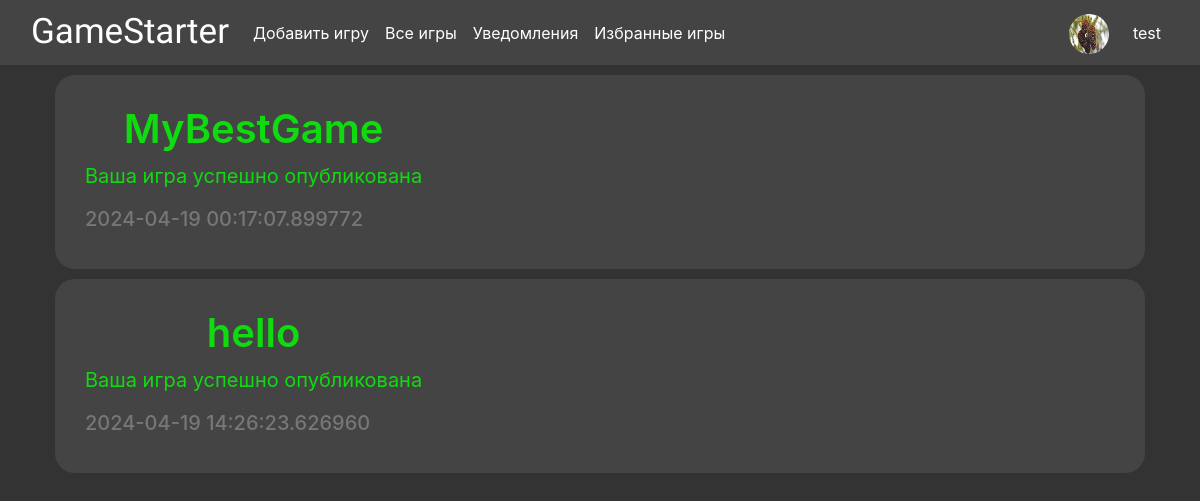
The app's page /notifications (signed in), older data.
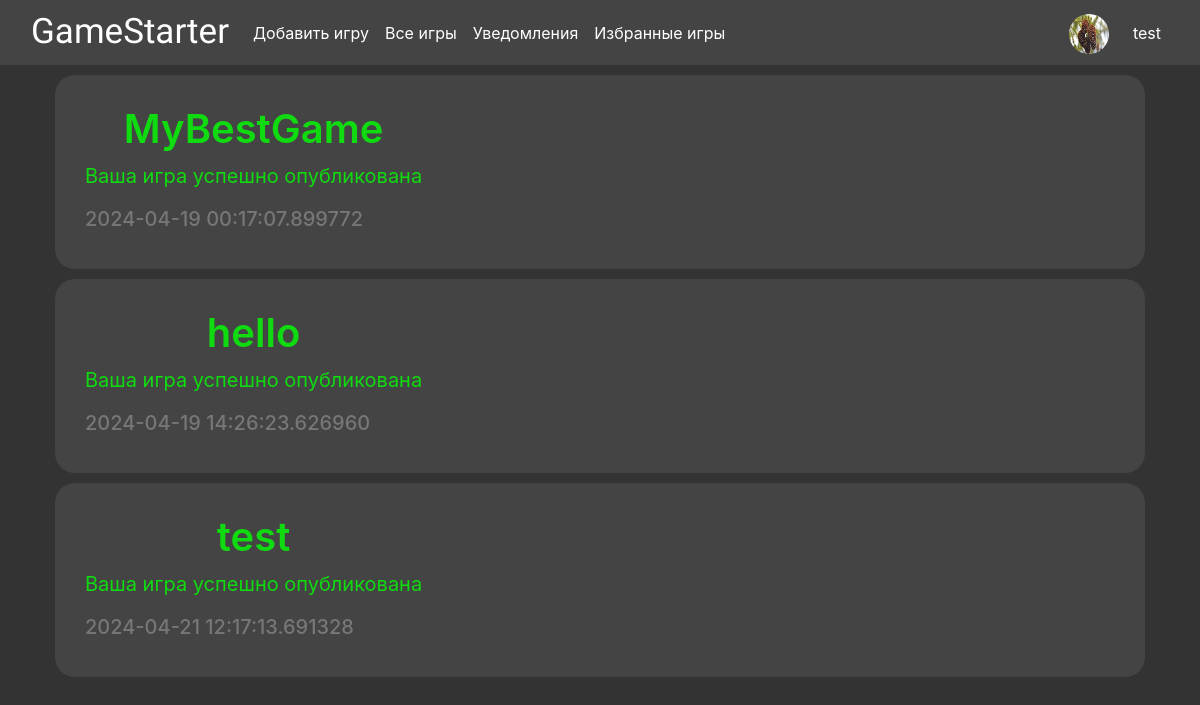
The same page, newer data.
### data/notifications.py (models this page shows)
class Notification(SqlAlchemyBase, SerializerMixin):
    __tablename__ = 'notifications'
    id = sqlalchemy.Column(sqlalchemy.Integer, primary_key=True, autoincrement=True)
    for_user = sqlalchemy.Column(sqlalchemy.Integer, sqlalchemy.ForeignKey('users.id'))
    game_name = sqlalchemy.Column(sqlalchemy.String, sqlalchemy.ForeignKey('games.name'))
    status_nice = sqlalchemy.Column(sqlalchemy.Boolean)
    created_date = sqlalchemy.Column(sqlalchemy.DateTime,
                                     default=datetime.now)
    user = orm.relationship('User')
    game = orm.relationship('Game')

### main.py (the view)
@app.route('/notifications')
def notifications():
    if not current_user.is_authenticated:
        return redirect('/preview')
    notifications = current_user.notifications
    notifications.sort(key=lambda x: x.created_date)
    return render_template('notifications.html', title='Уведомления', notifications=notifications)

### data/db_session.py (called while the page is built)
def create_session() -> Session:
    global __factory
    return __factory()

### main.py (called while the page is built)
@login_manager.user_loader
def load_user(user_id):
    db_sess = db_session.create_session()
    return db_sess.get(User, user_id)

### templates/notifications.html
{% extends "base.html" %}
{% block content %}
{% for notif in notifications %}
    <div class="content">
    <div class="notif-{% if notif.status_nice %}success{% else %}danger{% endif %}" role="alert">
        <h1>{{notif.game_name}}</h1>
        <p>
            {% if notif.status_nice %}
            Ваша игра успешно опубликована
            {% else %}
            Ваша игра отклонена
            {% endif %}
        </p>
        <h2>{{notif.created_date}}</h2>
    </div>
    </div>
{% endfor %}
{% endblock %}

Row changes from the older to the newer data that the page shows:
added Notification: game_name "test", status_nice "Ваша игра успешно опубликована", created_date "2024-04-21 12:17:13.691328"
